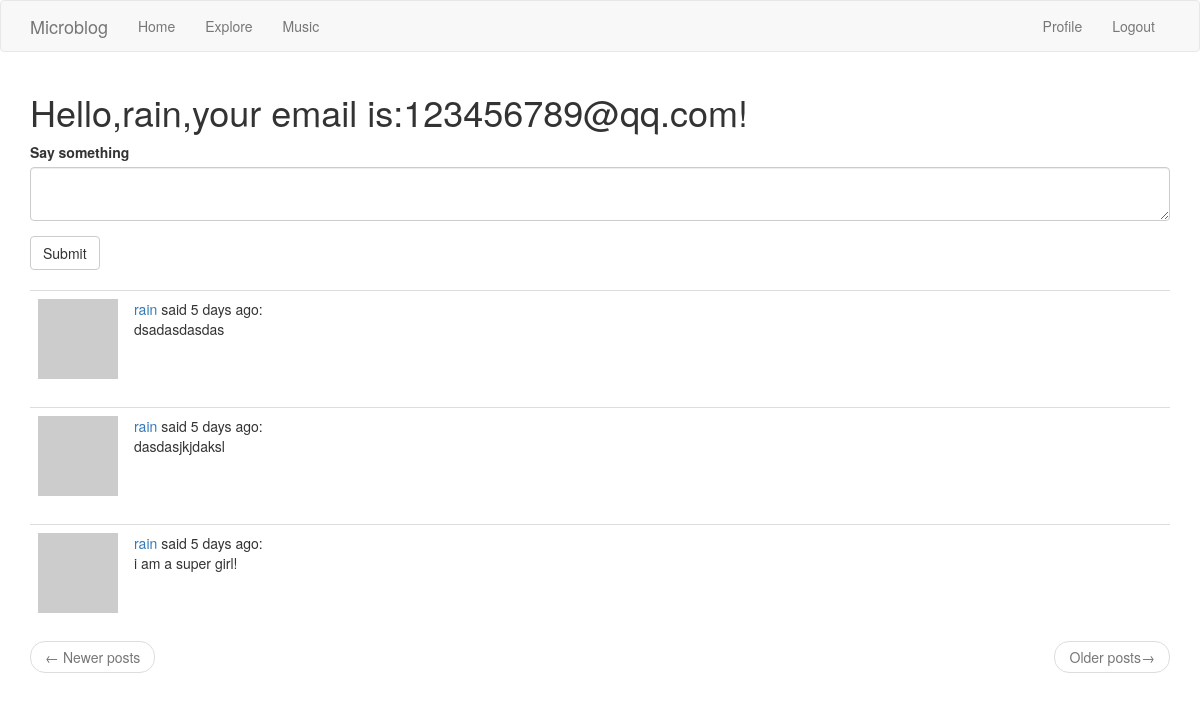
The page /index (signed in) on the database as committed earlier.
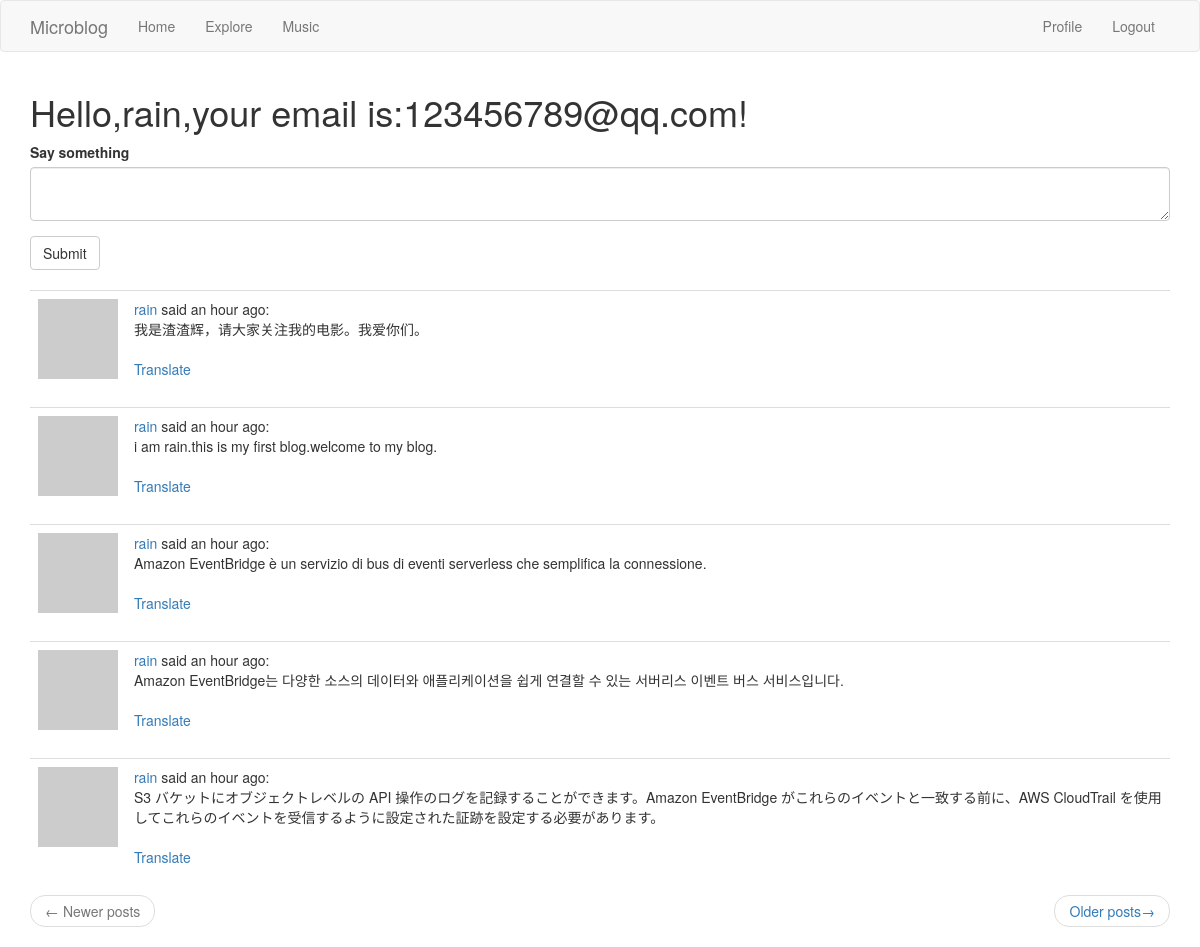
The same page on the database as committed later.
### app/models.py (models this page shows, shortened)
class User(UserMixin,db.Model):
    id = db.Column(db.Integer, primary_key=True)
    username = db.Column(db.String(64), index=True,unique=True)
    email = db.Column(db.String(120), index=True,unique=True)
    password_hash = db.Column(db.String(128))
    posts = db.relationship('Post',backref='author',lazy='dynamic')
    about_me = db.Column(db.String(140))
    last_seen = db.Column(db.DateTime,default=datetime.utcnow)
    followed = db.relationship(
        'User',
        secondary = followers,
        primaryjoin = (followers.c.follower_id==id),
        secondaryjoin = (followers.c.followed_id==id),
        backref = db.backref('followers',lazy='dynamic'),
        lazy='dynamic'
        )
    def avatar(self,size):
        digest = md5(self.email.lower().encode('utf-8')).hexdigest()
        return 'https://www.gravatar.com/avatar/{}?d=identicon&s={}'.format(digest,size)
    def followed_posts(self):
        followed_posts =  Post.query.join(
            followers,(followers.c.followed_id==Post.user_id)).filter(
                    followers.c.follower_id==self.id)
        own = Post.query.filter_by(user_id = self.id)
        return followed_posts.union(own).order_by(Post.timestamp.desc())

class Post(db.Model):
    id = db.Column(db.Integer,primary_key=True)
    body = db.Column(db.String(140))
    timestamp = db.Column(db.DateTime,index=True,default=datetime.utcnow)
    user_id = db.Column(db.Integer,db.ForeignKey('user.id'))
    language = db.Column(db.String(5))

### app/routes.py (the view, shortened to what this page needs)
@app.route('/',methods=['GET','POST'])
@app.route('/index',methods=['GET','POST'])
@login_required
def index():
    form = PostForm()
    page = request.args.get('page',1,type=int)
    posts = current_user.followed_posts().paginate(page,app.config['POSTS_PER_PAGE'],False)
    next_url = url_for('index',page=posts.next_num) if posts.has_next else None
    prev_url = url_for('index',page=posts.prev_num) if posts.has_prev else None
    return render_template('index.html',title='Home Page',form=form,posts=posts.items,next_url=next_url,prev_url=prev_url)

### app/forms.py
class PostForm(FlaskForm):
    post = TextAreaField('Say something',validators=[DataRequired(),Length(min=1,max=140)])
    submit = SubmitField('Submit')

### app/models.py (called while the page is built)
@login.user_loader
def load_user(id):
    return User.query.get(int(id))

### app/routes.py (called while the page is built)
@app.before_request
def before_request():
    if current_user.is_authenticated:
        current_user.last_seen = datetime.utcnow()
        db.session.commit()

### app/templates/index.html
{% extends "base.html"%}
{% import 'bootstrap/wtf.html' as wtf %}
{% block app_content %}
	<h1>Hello,{{current_user.username}},your email is:{{current_user.email}}!</h1>
	{% if form %}
        {{ wtf.quick_form(form) }}
	<br>
	{% endif %}
	{% for post in posts %}
		{% include '_post.html' %}
	{% endfor %}
	<nav aria-label="...">
		<ul class="pager">
			<li class="previous{% if not prev_url %} disabled{% endif %}">
				<a href="{{ prev_url or '#' }}">
					<span aria-hidden="true">&larr;</span> Newer posts
				</a>
			</li>
			<li class="next{% if not next_url %} disabled{% endif %}">
				<a href="{{ next_url or '#' }}">
					Older posts<span aria-hidden="true">&rarr;</span>
				</a>
			</li>
		</ul>
	</nav>
{% endblock %}

### app/templates/base.html (shortened to what this page needs)
{% extends "bootstrap/base.html" %}
{% block navbar %}
	<nav class="navbar navbar-default">
		<div class="container">
			<div class="navbar-header">
				<a class="navbar-brand" href="{{ url_for('index') }}">Microblog</a>
			</div>
			<div class="collapse navbar-collapse" id="bs-example-navbar-collapse-1">
				<ul class="nav navbar-nav">
					<li><a href="{{ url_for('index') }}">Home</a>
					<li><a href="{{ url_for('explore') }}">Explore</a>
					<li><a href="{{ url_for('music') }}">Music</a>
				</ul>
				<u1 class="nav navbar-nav navbar-right">
					{% if current_user.is_anonymous %}
						<li><a href="{{ url_for('login') }}">Login</a></li>
					{% else %}
						<li><a href="{{ url_for('user',username=current_user.username) }}">Profile</a></li>
						<li><a href="{{ url_for('logout') }}">Logout</a></li>
					{% endif %}
			</div>
		</div>
	</nav>
{% endblock %}
{% block content %}
	<div class="container">
            	{% block app_content %}
	    	{% endblock %}
	</div>
{% endblock %}

### app/templates/_post.html
<table class="table table-hover">
	<tr>
		<td width="70px">
			<a href="{{ url_for('user',username=post.author.username) }}">
				<img src="{{ post.author.avatar(70) }}">
			</a>
		</td>
		<td>
			<a href="{{ url_for('user',username=post.author.username) }}">{{ post.author.username }}</a>
			said {{ moment(post.timestamp).fromNow() }}:
			<br>
			<span id="post{{ post.id }}">{{ post.body }}</span>
			{% if post.language and post.language != g.locale %}
				<br><br>
				<span id="translation{{ post.id }}">
					<a href="javascript:translate('#post{{ post.id }}','#translation{{ post.id }}','{{ post.language }}','{{ g.locale }}')">{{ _('Translate') }}</a>
				</span>
			{% endif %}
		</td>
        </tr>
</table>

Rows that differ between the two databases and show on the page:
no longer on this page (row unchanged): Post: author.username "rain", timestamp "5 days ago", body "dsadasdasdas"
no longer on this page (row unchanged): Post: author.username "rain", timestamp "5 days ago", body "dasdasjkjdaksl"
no longer on this page (row unchanged): Post: author.username "rain", timestamp "5 days ago", body "i am a super girl!"
added Post: author.username "rain", timestamp "an hour ago", body "我是渣渣辉，请大家关注我的电影。我爱你们。"
added Post: author.username "rain", timestamp "an hour ago", body "i am rain.this is my first blog.welcome to my blog."
added Post: author.username "rain", timestamp "an hour ago", body "Amazon EventBridge è un servizio di bus di eventi serverless che semplifica la connessione."
added Post: author.username "rain", timestamp "an hour ago", body "Amazon EventBridge는 다양한 소스의 데이터와 애플리케이션을 쉽게 연결할 수 있는 서버리스 이벤트 버스 서비스입니다."
added Post: author.username "rain", timestamp "an hour ago", body "S3 バケットにオブジェクトレベルの API 操作のログを記録することができます。Amazon EventBridge がこれらのイベントと一致する前に、AWS CloudTrail を使用してこれらのイベントを受信するように設定された証跡を設定する必要があります。"
